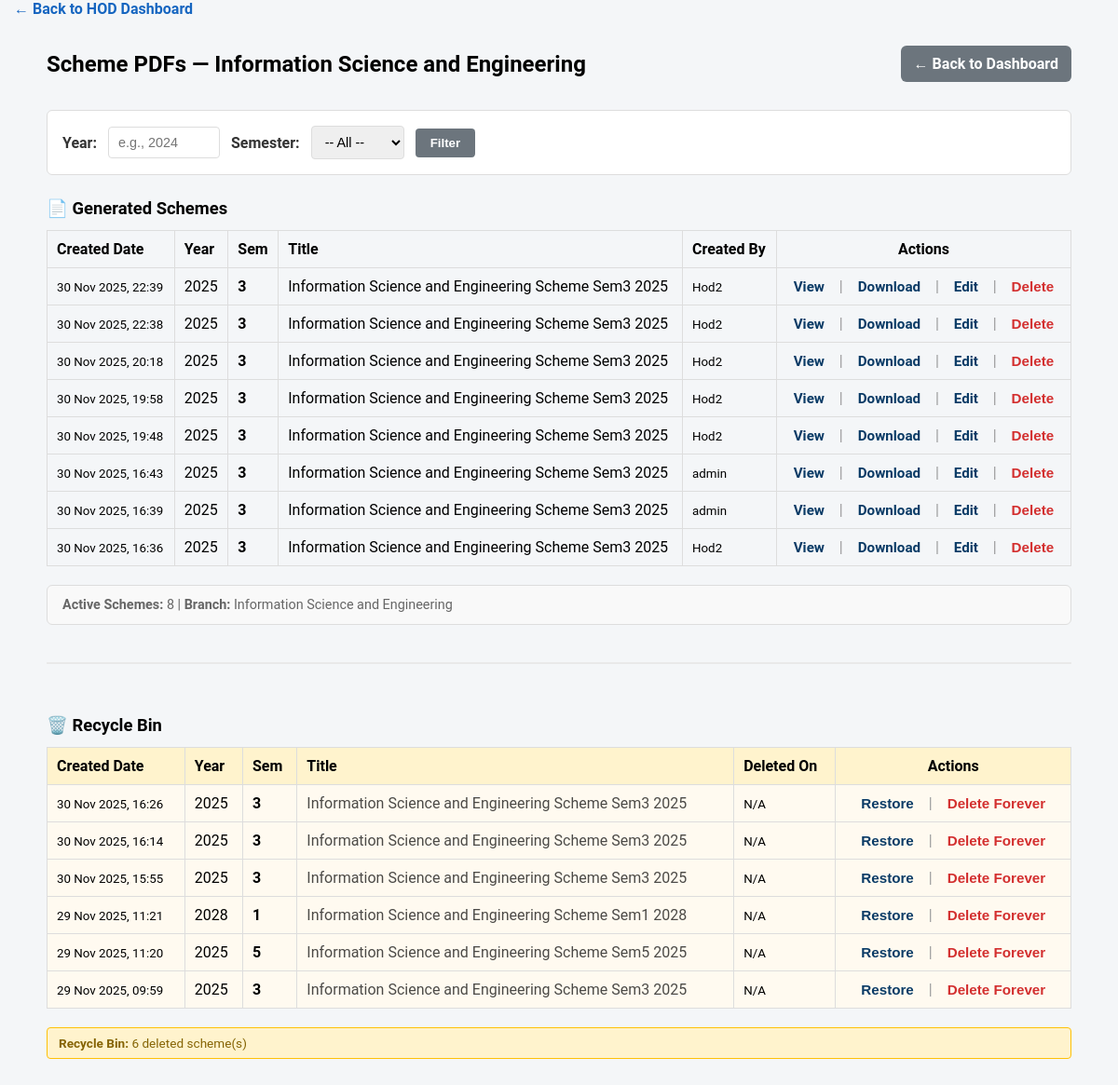
The app's page /hod/manage-schemes/10/ (signed in) with its own data.
### academics/models.py (models this page shows, shortened)
class Branch(models.Model):
    code = models.CharField(max_length=16, unique=True)
    name = models.CharField(max_length=120)
    active = models.BooleanField(default=True)

### hod/models.py (models this page shows, shortened)
class SchemeDocument(models.Model):
    branch = models.ForeignKey('academics.Branch', on_delete=models.SET_NULL, null=True, blank=True)
    branch_name = models.CharField(max_length=255, blank=True)
    year = models.IntegerField()
    semester = models.IntegerField()
    title = models.CharField(max_length=255, default='Scheme PDF')
    created_by = models.ForeignKey(settings.AUTH_USER_MODEL, on_delete=models.SET_NULL, null=True, blank=True)
    pdf_file = models.FileField(upload_to='hod/schemes/%Y/%m/%d/', null=True, blank=True)
    created_at = models.DateTimeField(auto_now_add=True)
    updated_at = models.DateTimeField(auto_now=True)
    is_deleted = models.BooleanField(default=False)
    deleted_at = models.DateTimeField(null=True, blank=True)
    class Meta:
        ordering = ['-created_at']
        unique_together = ('branch', 'year', 'semester', 'created_at')

### users/models.py (models this page shows, shortened)
class CustomUser(AbstractBaseUser, PermissionsMixin):
    email = models.EmailField(unique=True)
    username = models.CharField(max_length=30, unique=True, null=True, blank=True)
    first_name = models.CharField(max_length=100, blank=True)
    last_name = models.CharField(max_length=100, blank=True)
    is_active = models.BooleanField(default=True)
    is_staff = models.BooleanField(default=False)
    ROLE_CHOICES = [
        ('hod', 'HOD'),
        ('dean', 'Dean'),
        ('faculty', 'Faculty'),
    ]
    role = models.CharField(max_length=20, choices=ROLE_CHOICES, blank=True, null=True)
    objects = CustomUserManager()
    USERNAME_FIELD = 'email'
    REQUIRED_FIELDS = []
    def get_full_name(self):
        return f"{self.first_name} {self.last_name}".strip() or (self.username or self.email)

### hod/views.py (the view)
# urls.py: path('manage-schemes/<int:branch_pk>/', views.manage_schemes, name='manage_schemes'),
@login_required
def manage_schemes(request, branch_pk):
    try:
        Branch = apps.get_model('academics', 'Branch')
        branch = get_object_or_404(Branch, pk=branch_pk)
        SchemeDocument = apps.get_model('hod', 'SchemeDocument')
        year = request.GET.get('year', '').strip()
        semester = request.GET.get('semester', '').strip()
        active_schemes = SchemeDocument.objects.filter(
            branch=branch,
            is_deleted=False
        )
        if year:
            try:
                active_schemes = active_schemes.filter(year=int(year))
            except ValueError:
                pass
        if semester:
            try:
                active_schemes = active_schemes.filter(semester=int(semester))
            except ValueError:
                pass
        active_schemes = active_schemes.order_by('-created_at')
        deleted_schemes = SchemeDocument.objects.filter(
            branch=branch,
            is_deleted=True
        ).order_by('-created_at')
        semesters = [1, 2, 3, 4, 5, 6, 7, 8]
        context = {
            'branch': branch,
            'schemes': active_schemes,
            'active_schemes': active_schemes,
            'deleted_schemes': deleted_schemes,
            'semesters': semesters,
        }
        return render(request, 'hod/manage_schemes.html', context)
    except LookupError as e:
        logger.exception("Model not found: %s", e)
        messages.error(request, "Required models not found.")
        return redirect('hod:dashboard_redirect')
    except Exception as e:
        logger.exception("Error managing schemes: %s", e)
        messages.error(request, f"Failed to load schemes: {e}")
        return redirect('hod:dashboard_redirect')

### hod/templates/hod/manage_schemes.html (shortened to what this page needs)
{% extends "base.html" %}
{% block content %}
<div class="container" style="max-width:1100px;margin:30px auto;">
  <div style="display: flex; justify-content: space-between; align-items: center; margin-bottom: 30px;">
    <h2 style="margin: 0;">Scheme PDFs — <strong>{{ branch.name }}</strong></h2>
    <a href="{% url 'hod:dashboard_self' branch.pk %}" class="btn btn-secondary">← Back to Dashboard</a>
  </div>
  <div class="filter-card">
    <form method="get">
      <label>Year:</label>
      <input type="text" name="year" placeholder="e.g., 2024" value="{{ request.GET.year }}" style="width: 120px;">
      <label>Semester:</label>
      <select name="semester" style="width: 100px;">
        <option value="">-- All --</option>
      </select>
      <button type="submit">Filter</button>
    </form>
  </div>
  <h3 class="section-title">📄 Generated Schemes</h3>
  {% if schemes %}
    <table style="width:100%;border-collapse:collapse;margin-bottom:20px;">
      <thead>
        <tr style="background:#f4f6f8;">
          <th style="border:1px solid #ddd;padding:10px;text-align:left;">Created Date</th>
          <th style="border:1px solid #ddd;padding:10px;text-align:left;">Year</th>
          <th style="border:1px solid #ddd;padding:10px;text-align:left;">Sem</th>
          <th style="border:1px solid #ddd;padding:10px;text-align:left;">Title</th>
          <th style="border:1px solid #ddd;padding:10px;text-align:left;">Created By</th>
          <th style="border:1px solid #ddd;padding:10px;text-align:center;">Actions</th>
        </tr>
      </thead>
      <tbody>
        {% for s in schemes %}
        <tr>
          <td style="border:1px solid #ddd;padding:10px;">
            <small>{{ s.created_at|date:"d M Y, H:i" }}</small>
          </td>
          <td style="border:1px solid #ddd;padding:10px;">{{ s.year }}</td>
          <td style="border:1px solid #ddd;padding:10px;"><strong>{{ s.semester }}</strong></td>
          <td style="border:1px solid #ddd;padding:10px;">
            <span class="text-clip" title="{{ s.title }}">{{ s.title }}</span>
          </td>
          <td style="border:1px solid #ddd;padding:10px;">
            <small>{{ s.created_by.get_full_name|default:s.created_by.username }}</small>
          </td>
          <td style="border:1px solid #ddd;padding:10px;text-align:center;">
            <a class="link-action" href="{% url 'hod:view_scheme' s.pk %}" title="View PDF in browser" target="_blank">
               View
            </a>
            <span class="separator">|</span>
            <a class="link-action" href="{% url 'hod:download_scheme' s.pk %}" title="Download PDF file">
               Download
            </a>
            <span class="separator">|</span>
            <a class="link-action" href="{% url 'hod:edit_scheme' s.pk %}" title="Edit this scheme">
               Edit
            </a>
            <span class="separator">|</span>
            <form method="post" action="{% url 'hod:trash_scheme' s.pk %}" style="display:inline;">
              <button type="submit" class="link-action-danger" onclick="return confirm('Move to recycle bin?');">
                 Delete
              </button>
            </form>
          </td>
        </tr>
        {% endfor %}
      </tbody>
    </table>
  {% endif %}
  <div style="margin-top:20px;padding:12px 16px;background:#f9f9f9;border:1px solid #ddd;border-radius:6px;font-size:0.9rem;color:#666;">
    <strong>Active Schemes:</strong> {{ schemes|length }} |
    <strong>Branch:</strong> {{ branch.name }}
  </div>
  {% if deleted_schemes %}
  <div class="recycle-bin-section">
    <h3 class="section-title">🗑️ Recycle Bin</h3>
    <table style="width:100%;border-collapse:collapse;margin-bottom:20px;">
      <thead>
        <tr style="background:#fff3cd;">
          <th style="border:1px solid #ddd;padding:10px;text-align:left;">Created Date</th>
          <th style="border:1px solid #ddd;padding:10px;text-align:left;">Year</th>
          <th style="border:1px solid #ddd;padding:10px;text-align:left;">Sem</th>
          <th style="border:1px solid #ddd;padding:10px;text-align:left;">Title</th>
          <th style="border:1px solid #ddd;padding:10px;text-align:left;">Deleted On</th>
          <th style="border:1px solid #ddd;padding:10px;text-align:center;">Actions</th>
        </tr>
      </thead>
      <tbody>
        {% for s in deleted_schemes %}
        <tr style="background:#fffaf0;">
          <td style="border:1px solid #ddd;padding:10px;">
            <small>{{ s.created_at|date:"d M Y, H:i" }}</small>
          </td>
          <td style="border:1px solid #ddd;padding:10px;">{{ s.year }}</td>
          <td style="border:1px solid #ddd;padding:10px;"><strong>{{ s.semester }}</strong></td>
          <td style="border:1px solid #ddd;padding:10px;">
            <span class="text-clip" title="{{ s.title }}" style="opacity:0.7;">{{ s.title }}</span>
          </td>
          <td style="border:1px solid #ddd;padding:10px;">
            <small>{{ s.deleted_at|date:"d M Y, H:i"|default:"N/A" }}</small>
          </td>
          <td style="border:1px solid #ddd;padding:10px;text-align:center;">
            <form method="post" action="{% url 'hod:restore_scheme' s.pk %}" style="display:inline;">
              <button type="submit" class="link-action" onclick="return confirm('Restore this scheme?');">
                 Restore
              </button>
            </form>
            <span class="separator">|</span>
            <form method="post" action="{% url 'hod:permanent_delete_scheme' s.pk %}" style="display:inline;">
              <button type="submit" class="link-action-danger" onclick="return confirm('Permanently delete this scheme? This cannot be undone.');">
                 Delete Forever
              </button>
            </form>
          </td>
        </tr>
        {% endfor %}
      </tbody>
    </table>
    <div style="margin-top:10px;padding:8px 12px;background:#fff3cd;border:1px solid #ffc107;border-radius:4px;font-size:0.85rem;color:#856404;">
      <strong>Recycle Bin:</strong> {{ deleted_schemes|length }} deleted scheme(s)
    </div>
  </div>
  {% endif %}
</div>
{% endblock %}

### templates/base.html (style rules this page uses)
* { box-sizing: border-box; }
body { margin: 0; font-family: 'Roboto', Arial, sans-serif; background: #f4f6f8; }

### hod/templates/hod/manage_schemes.html (style rules this page uses)
.text-clip { display: block; max-width: 520px; white-space: nowrap; overflow: hidden; text-overflow: ellipsis; }
.section-title { font-size: 1.15rem; font-weight: 600; margin-top: 25px; margin-bottom: 12px; }
.btn { padding: 10px 14px; border-radius: 6px; border: 0; cursor: pointer; font-weight: 600; text-decoration: none; display: inline-block; }
.btn-secondary { background: #6c757d; color: #fff; }
.link-action { color: #0a3b66; text-decoration: none; border-bottom: 1px solid rgba(10,59,102,0.12); padding-bottom: 2px; margin: 0 6px; font-weight: 600; font-size: 0.95rem; cursor: pointer; background: none; border: none; padding: 0; }
.link-action-danger { color: #d32f2f; text-decoration: none; border-bottom: 1px solid rgba(211, 47, 47, 0.12); padding-bottom: 2px; margin: 0 6px; font-weight: 600; font-size: 0.95rem; cursor: pointer; background: none; border: none; padding: 0; }
.separator { color: #999; margin: 0 6px; }
.filter-card { background: #ffffff; border: 1px solid #ddd; border-radius: 6px; padding: 16px; margin-bottom: 20px; }
.filter-card form { display: flex; gap: 12px; align-items: center; flex-wrap: wrap; }
.filter-card label { font-weight: 600; color: #333; margin: 0; }
.filter-card input, .filter-card select { padding: 8px 10px; border: 1px solid #ddd; border-radius: 4px; font-size: 0.9rem; }
.filter-card button { padding: 8px 16px; background: #6c757d; color: white; border: 0; border-radius: 4px; font-weight: 600; cursor: pointer; }
.recycle-bin-section { margin-top: 40px; padding-top: 30px; border-top: 2px solid #e9e9e9; }

### records on screen
Branch: name "Information Science and Engineering"
SchemeDocument: created_at "30 Nov 2025, 22:39", year "2025", semester "3", title "Information Science and Engineering Scheme Sem3 2025", created_by.get_full_name "Hod2"
SchemeDocument: created_at "30 Nov 2025, 22:38", year "2025", semester "3", title "Information Science and Engineering Scheme Sem3 2025", created_by.get_full_name "Hod2"
SchemeDocument: created_at "30 Nov 2025, 20:18", year "2025", semester "3", title "Information Science and Engineering Scheme Sem3 2025", created_by.get_full_name "Hod2"
SchemeDocument: created_at "30 Nov 2025, 19:58", year "2025", semester "3", title "Information Science and Engineering Scheme Sem3 2025", created_by.get_full_name "Hod2"
SchemeDocument: created_at "30 Nov 2025, 19:48", year "2025", semester "3", title "Information Science and Engineering Scheme Sem3 2025", created_by.get_full_name "Hod2"
SchemeDocument: created_at "30 Nov 2025, 16:43", year "2025", semester "3", title "Information Science and Engineering Scheme Sem3 2025", created_by.get_full_name "admin"
SchemeDocument: created_at "30 Nov 2025, 16:39", year "2025", semester "3", title "Information Science and Engineering Scheme Sem3 2025", created_by.get_full_name "admin"
SchemeDocument: created_at "30 Nov 2025, 16:36", year "2025", semester "3", title "Information Science and Engineering Scheme Sem3 2025", created_by.get_full_name "Hod2"
SchemeDocument: created_at "30 Nov 2025, 16:26", year "2025", semester "3", title "Information Science and Engineering Scheme Sem3 2025", deleted_at "N/A"
SchemeDocument: created_at "30 Nov 2025, 16:14", year "2025", semester "3", title "Information Science and Engineering Scheme Sem3 2025", deleted_at "N/A"
SchemeDocument: created_at "30 Nov 2025, 15:55", year "2025", semester "3", title "Information Science and Engineering Scheme Sem3 2025", deleted_at "N/A"
SchemeDocument: created_at "29 Nov 2025, 11:21", year "2028", semester "1", title "Information Science and Engineering Scheme Sem1 2028", deleted_at "N/A"
SchemeDocument: created_at "29 Nov 2025, 11:20", year "2025", semester "5", title "Information Science and Engineering Scheme Sem5 2025", deleted_at "N/A"
SchemeDocument: created_at "29 Nov 2025, 09:59", year "2025", semester "3", title "Information Science and Engineering Scheme Sem3 2025", deleted_at "N/A"

### other values on screen
{{ schemes|length }} "8"
{{ deleted_schemes|length }} "6"
